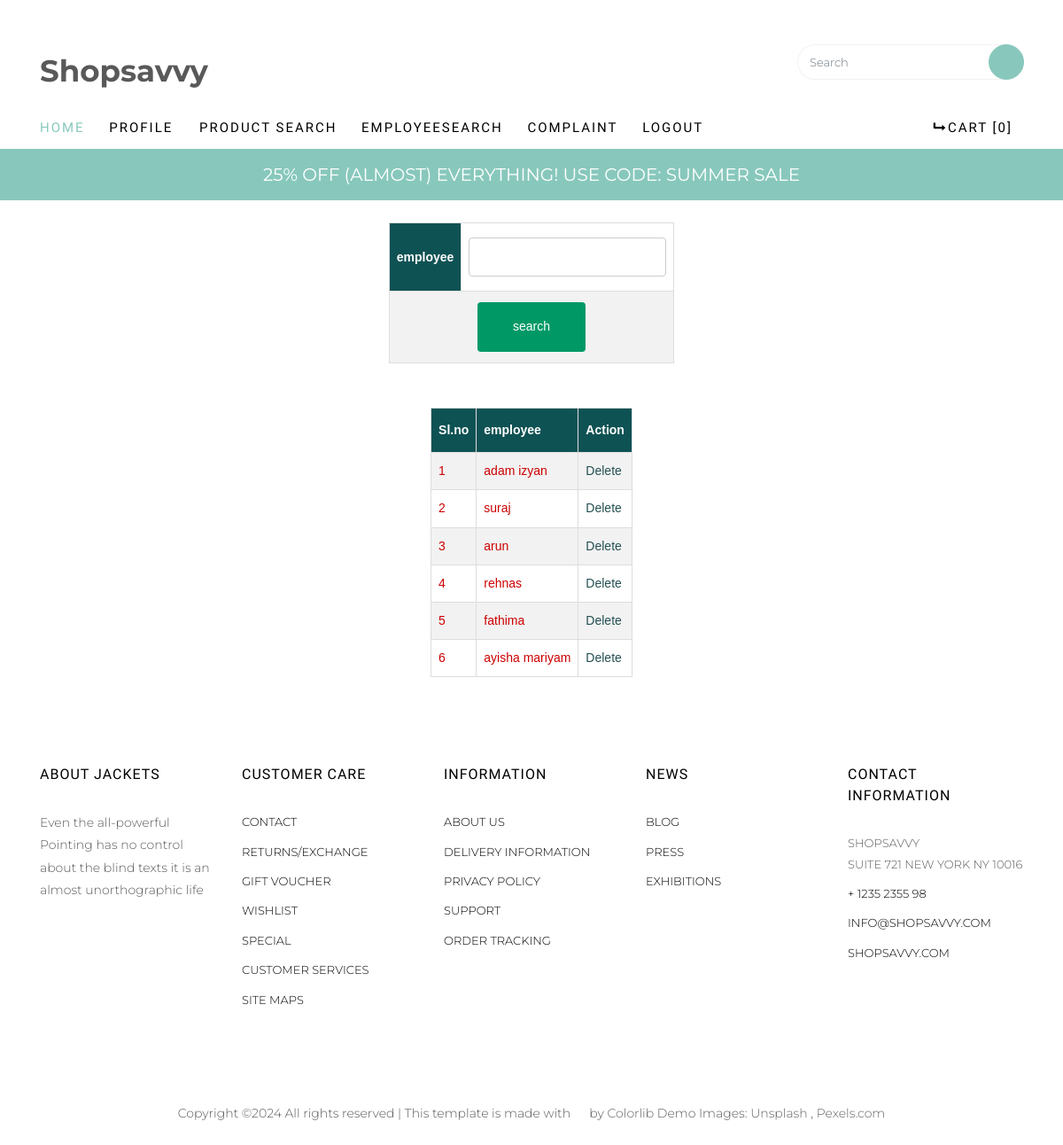
The page /User/employeesearch/ (signed in) on the database its author committed.
### Admin/models.py (models this page shows)
class tbl_employee(models.Model):
    employee_name=models.CharField(max_length=50,null=True)
    employee_gender=models.CharField(max_length=50)
    employee_dept=models.CharField(max_length=50)
    employee_salary=models.CharField(max_length=50)

### User/views.py (the view)
# urls.py: path('employeesearch/',views.employeesearch,name="employeesearch"),
def employeesearch(request):
  if 'uid' in request.session:
    data=tbl_employee.objects.all()
    if request.method=="POST":
      employee=request.POST.get('ddldept')
      data=tbl_employee.objects.filter(employee_dept=employee)
      return render(request,"User/employeesearch.html",{'data':data})
    else:
        return render(request,"User/employeesearch.html",{'data':data})
  else:
    return redirect('webguest:login')

### User/Templates/User/employeesearch.html (shortened to what this page needs)
{% extends 'User/Head.html' %}
{% load static %}
{% block content %}
<!DOCTYPE html>
<html lang="en">
<head>
</head>
<body>
    <form method="post">
        <table border="1">
            <br>
            <tr>
                <th>employee</th>
                <td><input type="text" name="ddldept" value=""></td>
            </tr>
            <tr>
                <td colspan="2" align="center">
                 <input type="submit" name="btnsubmit" value="search"></td>
                </tr>
                <table border="1" align="center">
                    <br>
                    <br>
                    <tr>
                        <th>Sl.no</th>
                        <th>employee</th>
                        <th>Action</th>
                    </tr>
                    {% for i in data %}
                    <tr>
                    <td>{{forloop.counter}}</td>
                    <td>{{i.employee_name}}</td>
                    <td><a href="{% url 'webadmin:delete_employee' i.id %}">Delete</a></td>
                </tr>
                    {% endfor %}
                    </table>
</body>
</html>
{% endblock content %}

### Guest/static/form.css (style rules this page uses)
#tab td, #tab th { border: 1px solid #ddd; padding: 8px; color: #C00; }
#tab a { color:rgb(37, 80, 83); }
#tab tr:nth-child(even) { background-color: #f2f2f2; }
#tab th { padding-top: 12px; padding-bottom: 12px; text-align: left; background-color: #0f5254; color: white; }
input[type=text],[type=password],[type=email],[type=date], select { width: 100%; padding: 12px 20px; margin: 8px 0; display: inline-block; border: 1px solid #ccc; border-radius: 4px; box-sizing: border-box; }
input[type=submit] { width: 40%; background-color: #096; color: white; padding: 15px; margin: 4px 0; border: none; border-radius: 4px; cursor: pointer; }

### rows shown on the page
tbl_employee: employee_name "adam izyan"
tbl_employee: employee_name "suraj"
tbl_employee: employee_name "arun"
tbl_employee: employee_name "rehnas"
tbl_employee: employee_name "fathima"
tbl_employee: employee_name "ayisha mariyam"
